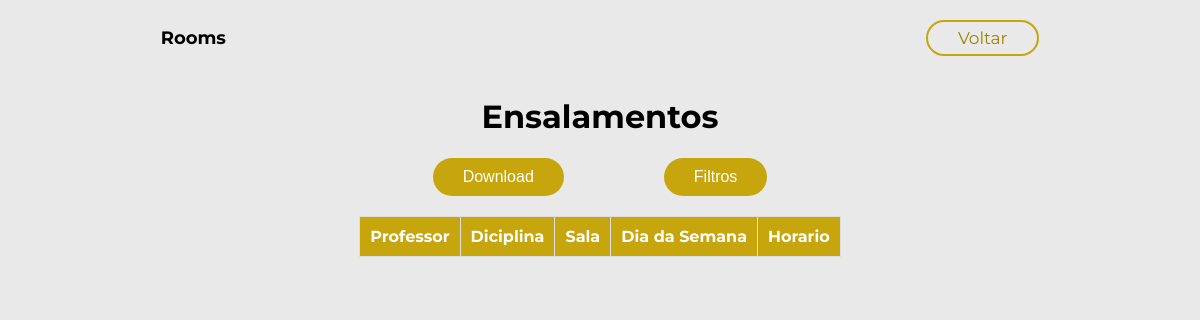
The app's page /rooms/, older data.
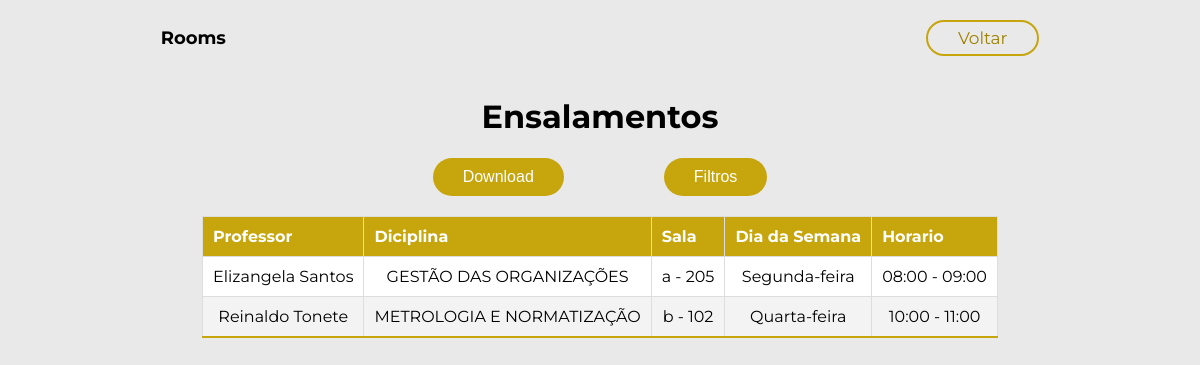
The same page, newer data.
### core/models.py (models this page shows, shortened)
class Allocation(models.Model):
    DIAS_DA_SEMANA = [
        ('SEG', 'Segunda-feira'),
        ('TER', 'Terça-feira'),
        ('QUA', 'Quarta-feira'),
        ('QUI', 'Quinta-feira'),
        ('SEX', 'Sexta-feira'),
        ('SAB', 'Sábado'),
    ]
    HORARIOS = [
        ('08:00', '08:00 - 09:00'),
        ('09:00', '09:00 - 10:00'),
        ('10:00', '10:00 - 11:00'),
        ('11:00', '11:00 - 12:00'),
        ('12:00', '12:00 - 13:00'),
        ('13:00', '13:00 - 14:00'),
        ('14:00', '14:00 - 15:00'),
        ('15:00', '15:00 - 16:00'),
        ('16:00', '16:00 - 17:00'),
        ('17:00', '17:00 - 18:00'),
        ('18:00', '18:00 - 19:00'),
        ('19:00', '19:00 - 20:00'),
        ('20:00', '20:00 - 21:00'),
        ('21:00', '21:00 - 22:00'),
    ]
    allocation_id = models.AutoField(primary_key=True)
    teacher = models.ForeignKey(Teacher, on_delete=models.CASCADE)
    discipline = models.ForeignKey(Discipline, on_delete=models.CASCADE)
    space = models.ForeignKey(PhysicalSpace, on_delete=models.SET_NULL, null=True, blank=True)
    days_week = models.CharField(max_length=3, choices=DIAS_DA_SEMANA, unique=True)
    timetable = models.CharField(max_length=5, choices=HORARIOS, unique=True)

class Teacher(models.Model):
    teacher_id = models.AutoField(primary_key=True)
    siape = models.CharField(max_length=8)
    first_name = models.CharField(max_length=30)
    last_name = models.CharField(max_length=30)
    def __str__(self):
        return f'{self.first_name} {self.last_name}'

class Discipline(models.Model):
    discipline_id = models.AutoField(primary_key=True)
    discipline_name = models.CharField(max_length=30)
    discipline_code = models.CharField(max_length=10)
    discipline_mode = models.BooleanField(default=False)
    discipline_course = models.CharField(max_length=30)
    def __str__(self):
        return self.discipline_name

class PhysicalSpace(models.Model):
    space_id = models.AutoField(primary_key=True)
    space_floor = models.IntegerField()
    space_number = models.IntegerField()
    space_block = models.CharField(max_length=1)
    space_type = models.BooleanField()
    def __str__(self):
        return f'{self.space_block} - {self.space_number}'

### core/views.py (the view)
# urls.py: path('rooms/', views.allocation_list, name='rooms'),
def allocation_list(request):
    allocations = Allocation.objects.all()
    courses = Discipline.objects.values_list('discipline_course', flat=True).distinct()
    course = request.GET.get('course')
    if course:
        allocations = allocations.filter(discipline__discipline_course__icontains=course)
    if request.headers.get('x-requested-with') == 'XMLHttpRequest':
        allocation_list = []
        for allocation in allocations:
            allocation_list.append({
                'teacher': str(allocation.teacher),
                'discipline': str(allocation.discipline),
                'space': str(allocation.space),
                'days_week': allocation.get_days_week_display(),
                'timetable': allocation.get_timetable_display(),
            })
        return JsonResponse({'allocations': allocation_list})
    else:
        return render(request, 'rooms.html', {'allocations': allocations, 'courses': courses})

### templates/rooms.html (shortened to what this page needs)
{% load static %}
<!DOCTYPE html>
<html lang="en">
<head>
    <link rel="stylesheet" href="{% static 'css/rooms.css' %}" />
</head>
<body>
    <header>
        <div class="logo">Rooms</div>
        <div class="login" id="back-button">Voltar</div>
    </header>
    <h1 class="nome">Ensalamentos</h1>
    <div class="buttonfiltros">
        <button class="downefilt1" id="download-button" >Download</button>
        <button class="downefilt2" id="filter-button" >Filtros</button>
    </div>
    <div class="tabelaens">
        <table class="tabelastyle">
            <thead>
                <tr>
                    <th>Professor</th>
                    <th>Diciplina</th>
                    <th>Sala</th>
                    <th>Dia da Semana</th>
                    <th>Horario</th>
                </tr>
            </thead>
            <tbody id="allocation-list">
                {% for allocation in allocations %}
                    <tr>
                        <td>{{ allocation.teacher }}</td>
                        <td>{{ allocation.discipline }}</td>
                        <td>{{ allocation.space }}</td>
                        <td>{{ allocation.get_days_week_display }}</td>
                        <td>{{ allocation.get_timetable_display }}</td>
                    </tr>
                {% endfor %}
            </tbody>
        </table>
    </div>
</body>
</html>

### static/css/rooms.css (style rules this page uses)
body { margin: 0; font-family: "Montserrat", sans-serif; font-optical-sizing: auto; font-weight: 200px; font-style: normal; background-color: #e9e9e9; }
header { display: flex; justify-content: center; align-items: center; padding: 20px 300px; background-color: #e9e9e9; }
.nome { text-align: center; }
.tabelaens { text-align: center; display: flex; justify-content: center; align-items: center; }
.logo { font-size: 18px; font-weight: bold; margin-right: 700px; }
.login { font-size: 17px; cursor: pointer; color: #9e8202; padding: 6px 30px; border: 2px solid #c7a50d; border-radius: 20px; background-color: transparent; transition: background-color 0.3s, color 0.3s; }
.downefilt1 { padding: 10px 30px; font-size: 16px; margin-right: 100px; color: #fff; background-color: #c7a50d; border: none; cursor: pointer; border-radius: 20px; transition: background-color 0.3s, color 0.3s; }
.downefilt2 { padding: 10px 30px; font-size: 16px; color: #fff; background-color: #c7a50d; border: none; cursor: pointer; border-radius: 20px; transition: background-color 0.3s, color 0.3s; }
.tabelastyle { border-collapse: collapse; background-color: #fff; }
.tabelastyle thead tr { background-color: #c7a50d; color: #ffffff; text-align: left; font-weight: bold; }
.tabelastyle th, .tabelastyle td { padding: 12px 15px; border: 1px solid #dddddd; }
.tabelastyle tbody tr { border-bottom: 1px solid #dddddd; }
.tabelastyle tbody tr:nth-of-type(even) { background-color: #f3f3f3; }
.tabelastyle tbody tr:last-of-type { border-bottom: 2px solid #c7a50d; }
.tabelastyle th { padding: 10px; }
.tabelastyle td { padding: 10px; }
.buttonfiltros { margin-bottom: 20px; display: flex; justify-content: center; align-items: center; }

Row changes from the older to the newer data that the page shows:
added Allocation: teacher "Elizangela Santos", discipline "GESTÃO DAS ORGANIZAÇÕES", space "a - 205", days_week "Segunda-feira", timetable "08:00 - 09:00"
added Allocation: teacher "Reinaldo Tonete", discipline "METROLOGIA E NORMATIZAÇÃO", space "b - 102", days_week "Quarta-feira", timetable "10:00 - 11:00"
